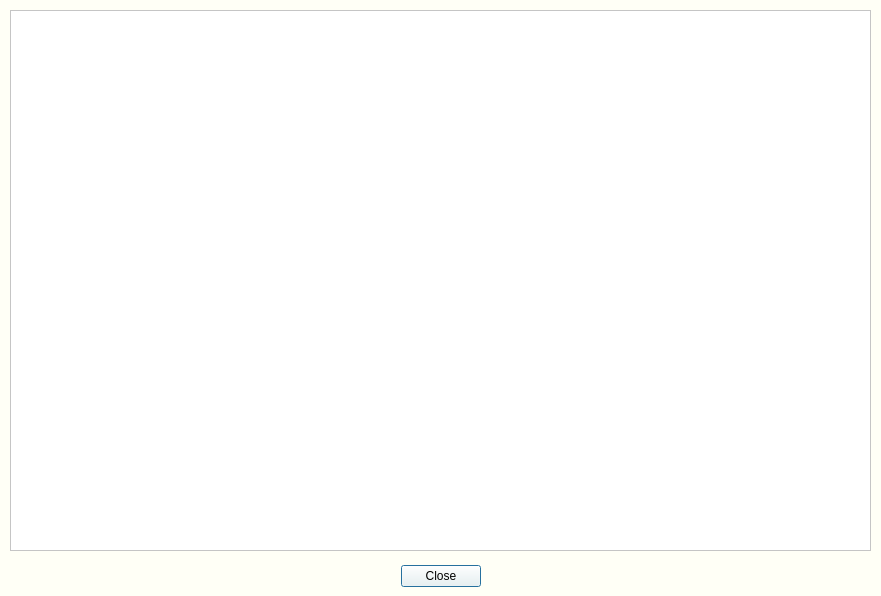
<?xml version="1.0" encoding="UTF-8"?>
<ui version="4.0">
 <class>Dialog</class>
 <widget class="QDialog" name="Dialog">
  <property name="windowModality">
   <enum>Qt::NonModal</enum>
  </property>
  <property name="geometry">
   <rect>
    <x>0</x>
    <y>0</y>
    <width>881</width>
    <height>596</height>
   </rect>
  </property>
  <property name="windowTitle">
   <string>Album Information</string>
  </property>
  <property name="windowIcon">
   <iconset>
    <normaloff>../IMG/icon.ico</normaloff>../IMG/icon.ico</iconset>
  </property>
  <property name="styleSheet">
   <string notr="true">background-color: rgb(255, 255, 246)</string>
  </property>
  <widget class="QDialogButtonBox" name="buttonBox">
   <property name="geometry">
    <rect>
     <x>390</x>
     <y>560</y>
     <width>91</width>
     <height>32</height>
    </rect>
   </property>
   <property name="orientation">
    <enum>Qt::Horizontal</enum>
   </property>
   <property name="standardButtons">
    <set>QDialogButtonBox::Close</set>
   </property>
  </widget>
  <widget class="QTableWidget" name="info_table">
   <property name="geometry">
    <rect>
     <x>10</x>
     <y>10</y>
     <width>861</width>
     <height>541</height>
    </rect>
   </property>
   <property name="styleSheet">
    <string notr="true">background-color: rgb(255, 255, 255);</string>
   </property>
  </widget>
 </widget>
 <resources/>
 <connections>
  <connection>
   <sender>buttonBox</sender>
   <signal>accepted()</signal>
   <receiver>Dialog</receiver>
   <slot>accept()</slot>
   <hints>
    <hint type="sourcelabel">
     <x>248</x>
     <y>254</y>
    </hint>
    <hint type="destinationlabel">
     <x>157</x>
     <y>274</y>
    </hint>
   </hints>
  </connection>
  <connection>
   <sender>buttonBox</sender>
   <signal>rejected()</signal>
   <receiver>Dialog</receiver>
   <slot>reject()</slot>
   <hints>
    <hint type="sourcelabel">
     <x>316</x>
     <y>260</y>
    </hint>
    <hint type="destinationlabel">
     <x>286</x>
     <y>274</y>
    </hint>
   </hints>
  </connection>
 </connections>
</ui>
